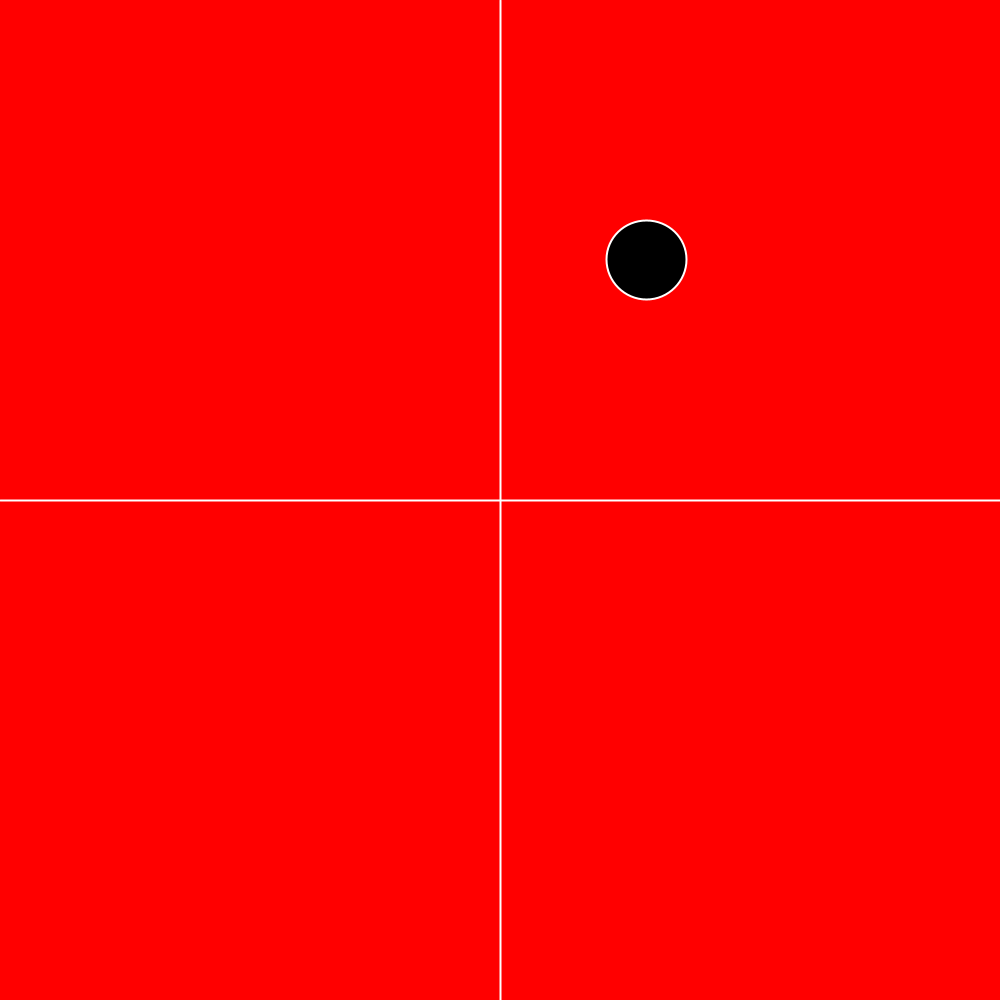
Frame 1 (no input)
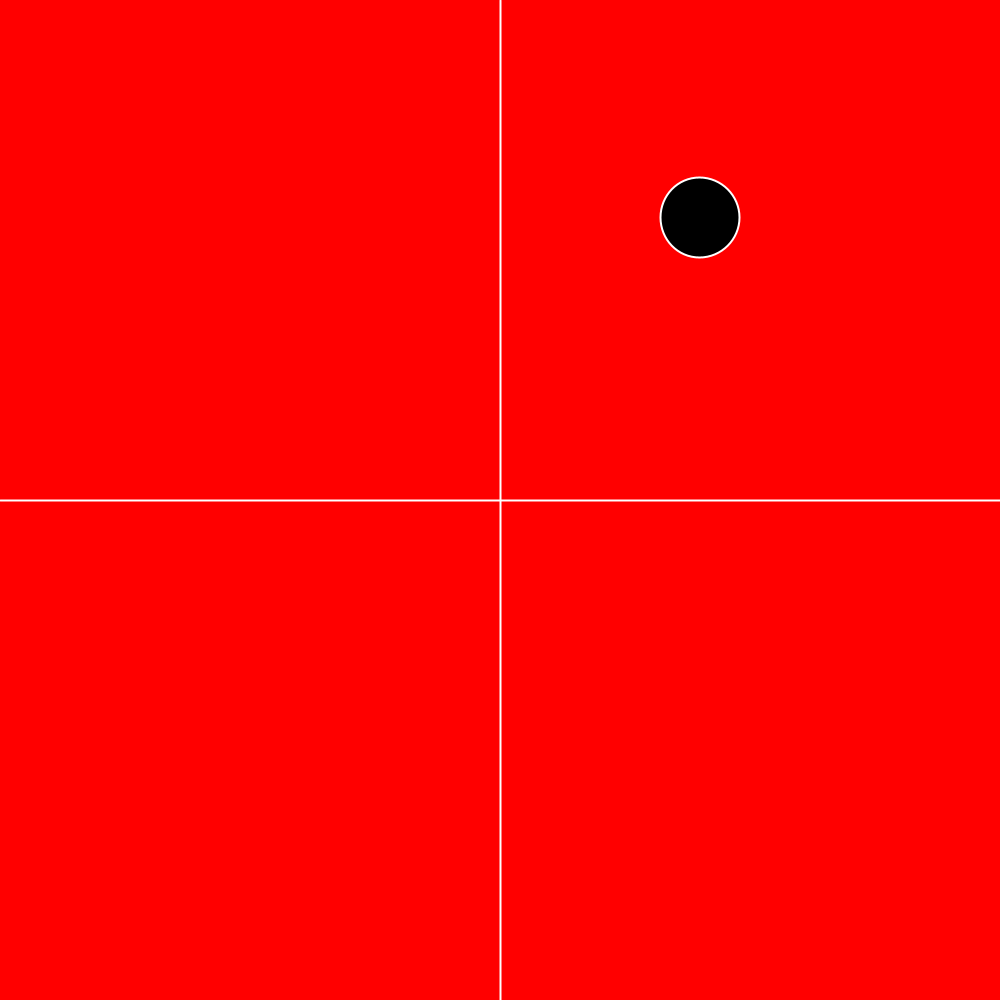
Frame 60 (the mouse pressed at the canvas centre just before this capture)
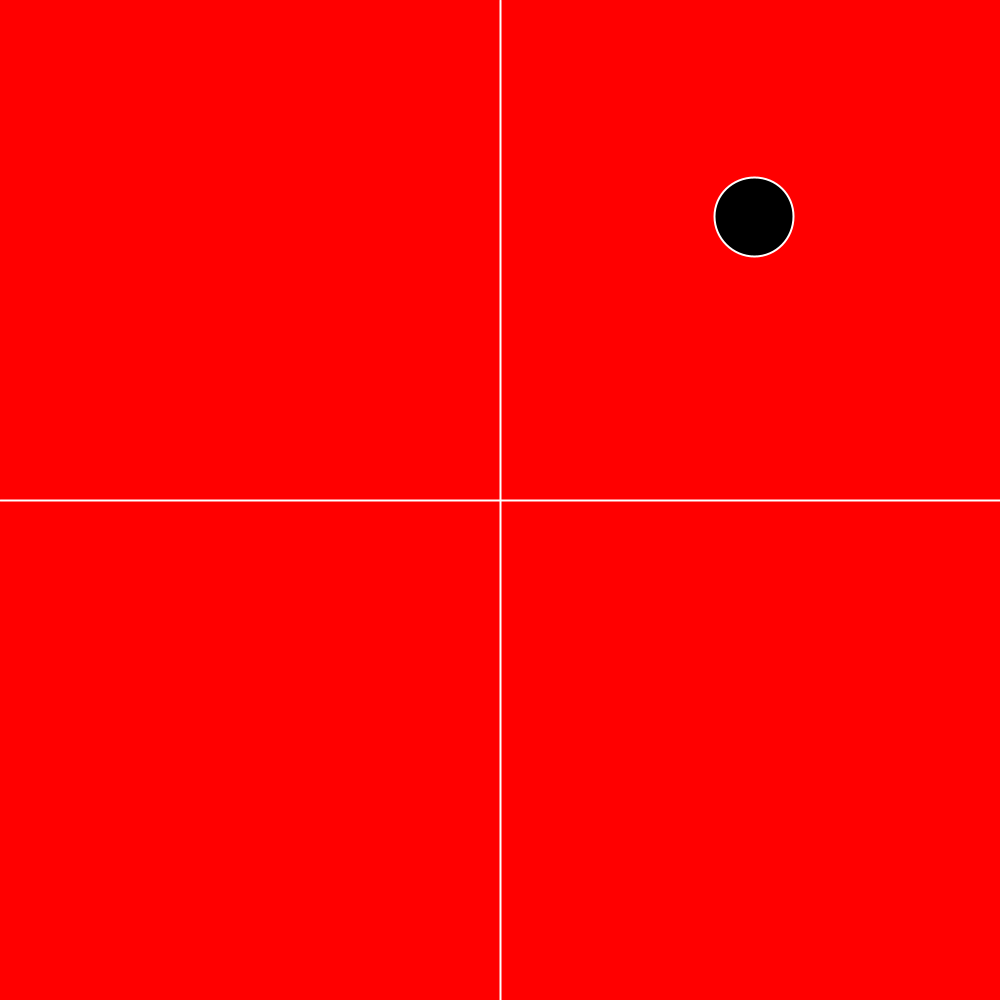
Frame 120 (the mouse held since frame 60 and released just before this capture)

The Processing sketch that drew these frames (run headless with seeded random() and noise(); from frame 60 on, the mouse is pressed at the canvas centre):

// Processing sketch: Homework_WK_18_Corner_friction_FIXED
// ── Homework_WK_18_Corner_friction_FIXED.pde
Mystifying ball;
PVector wind = new PVector(-0.02,0);
PVector lift = new PVector(0,0.01);
PVector gravity = new PVector(0,0.01);
//PVector magnet = new PVector(0,-0.01);

void setup(){
  size(1000,1000);
  ball = new Mystifying();
}

void draw(){
  PVector friction = ball.velocity.get(); 
  friction.normalize();
  friction.mult(-1);
  friction.mult(0.005);
  background(255,0,0);
  ball.display();
  ball.update();
  ball.borders();
  if(ball.location.x > width/2 && ball.location.y < height/2){
    ball.applyForce(gravity);
  }
  if(ball.location.x > width/2 && ball.location.y > height/2){
    ball.applyForce(wind);
  }
  if(ball.location.x < width/2 && ball.location.y < height/2){
    ball.applyForce(friction);
  }
  if(ball.location.x < width/2 && ball.location.y > height/2){
    ball.applyForce(friction);
  }
}
    
// ── WONDERRRRRR.pde
class Mystifying{
  PVector location;
  PVector velocity;
  PVector acceleration;
  float mass;
  color c;
  
  Mystifying(){
    location = new PVector(random(width),random(height));
    velocity = new PVector(random(-1,1),random(-2,2));
    acceleration =  new PVector(0,0);
    mass = random(1,6);
  }
  
  void display(){
    strokeWeight(2);
    stroke(255);
    fill(0);
    ellipse(location.x,location.y,15*mass,15*mass);
    line(width/2,0,width/2,height);
    line(0,height/2,width,height/2);
  }
  void update(){
    location.add(velocity);
    velocity.add(acceleration);
    acceleration.mult(0);
  }
  
  void applyForce(PVector force){
    acceleration.add(force);
    PVector f = PVector.div(force, mass);
    acceleration.add(f);

  }
  
  void borders(){
    if(location.x > width-7.5){
      velocity.x = velocity.x * -0.7;
    } else if(location.x < 7.5){
      velocity.x = velocity.x * -0.7;
    }
    if(location.y > height-7.5){
      velocity.y = velocity.y * -0.7;
    } else if(location.y < 7.5){
      velocity.y = velocity.y * -0.7;
    }
  }
}
